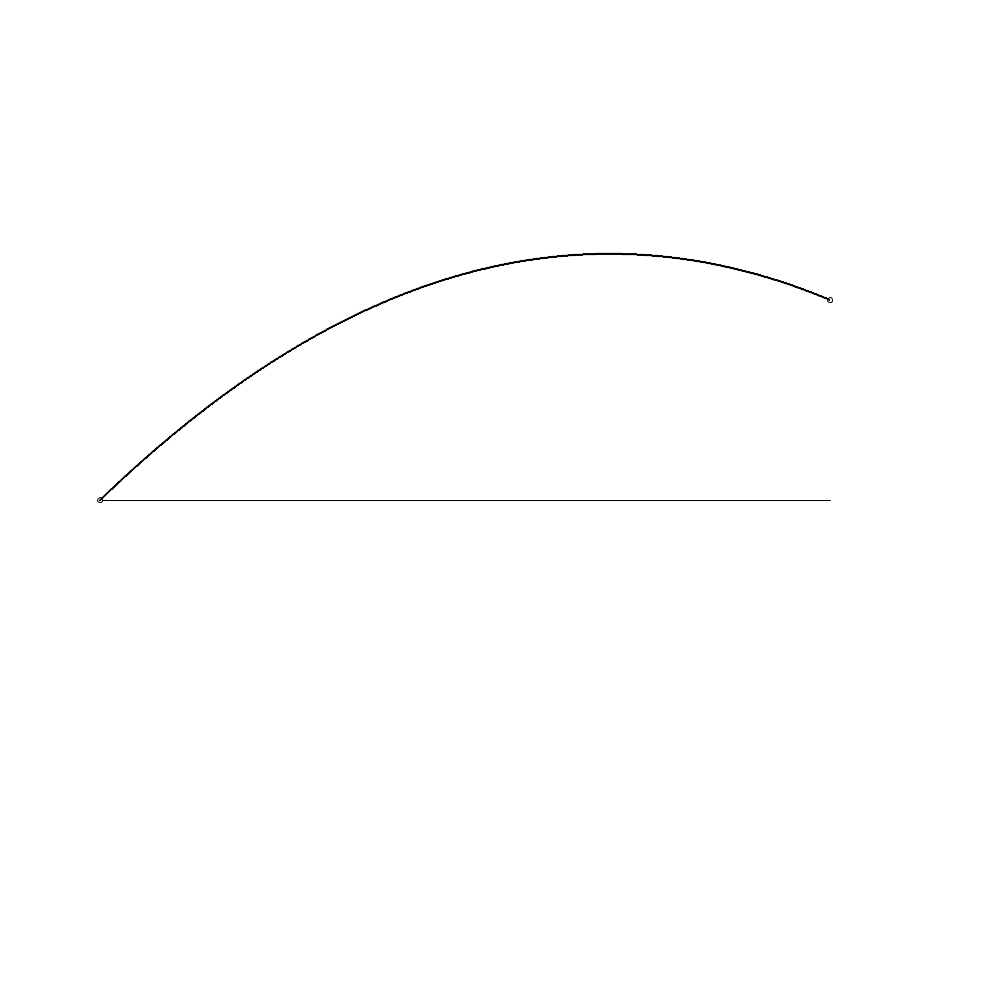
Frame 1 (no input)
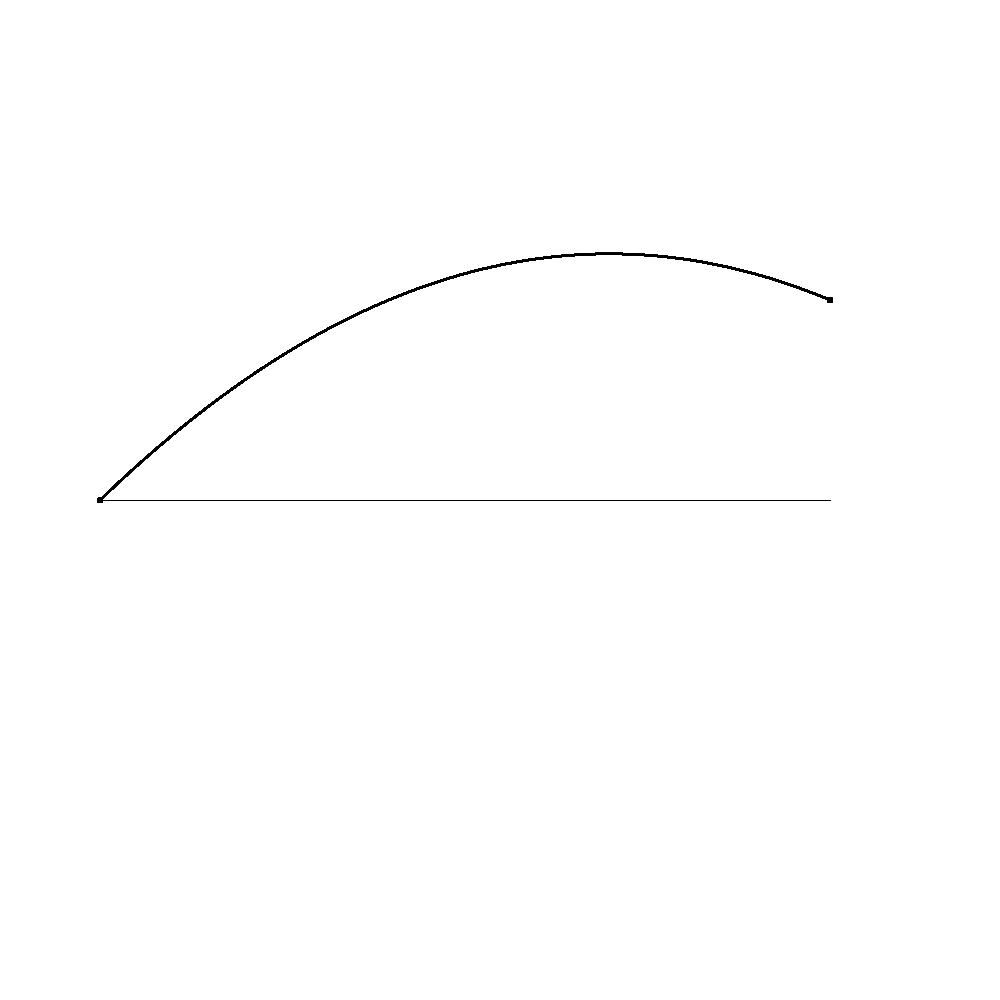
Frame 60 (the mouse pressed at the canvas centre just before this capture)
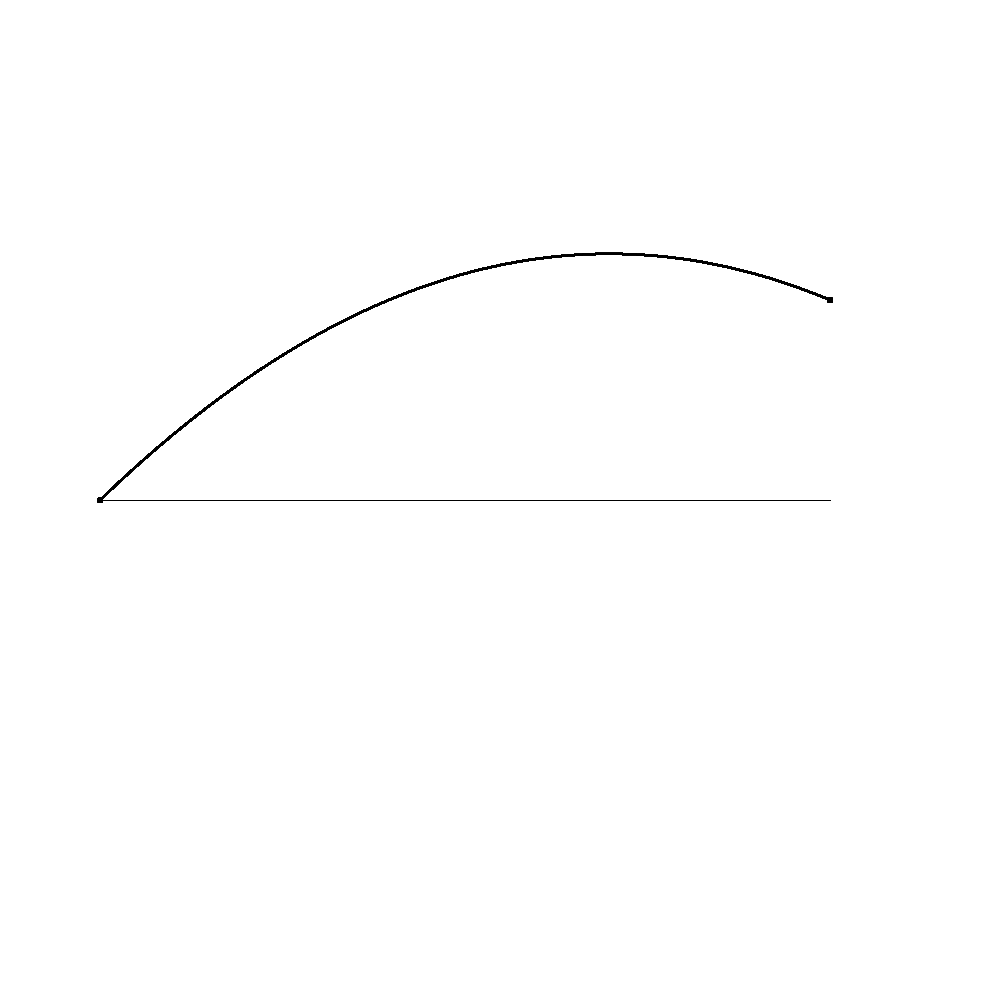
Frame 120 (the mouse held since frame 60 and released just before this capture)

The Processing sketch that drew these frames (run headless with seeded random() and noise(); from frame 60 on, the mouse is pressed at the canvas centre):

// Processing sketch: Tir1
// ── Tir1.pde
float V0 = 100; // m/s
float Xa = 730; // m
float Za = 200; // m

float g = 9.81;

float a;
float Ca;
float Sa;

int xo = 100;
int yo = 500;

//============
void setup() {
 
  float U = 2 * Xa;
  float V = 2 * Za;
  float W = g * Xa * Xa;

  float A = V * V + U * U;
  float B = 2 * V * W - U * U * V0 * V0;
  float C = W * W;

  float delta = B * B - 4 * A * C;
  float X = ( -B + sqrt(delta) ) / ( 2 * A );
  //float a = acos( sqrt(X) / V0 ) * 180.0 / PI;
  
  float X1 = (Xa * Xa * (V0 * V0 - g * Za + sqrt(V0 * V0 * V0 * V0 - g * ( g * Xa * Xa + 2 * Za * V0 * V0 )))) / ( 2 * ( Xa * Xa + Za * Za ) * V0 * V0 );
  float a = acos( sqrt(X1) ) * 180.0 / PI;
  println(a);
  
  Ca = V0 * cos(a*PI/180.);
  Sa = V0 * sin(a*PI/180.);
  
  size(1000, 1000);
  background(255,255,255);
}

void draw() {
  
  translate(xo,yo);
  
  line(0,0,Xa,0);
  
  circle(0,0,5);
  circle(Xa,-Za,5);
  fill(0);
  
  float z;
  for(int x = 0 ; x < Xa ; x++){
    
    z = x * ( Sa/Ca - x * g/(2*Ca*Ca) ); 
    circle(x,-z,1);
  }
}
